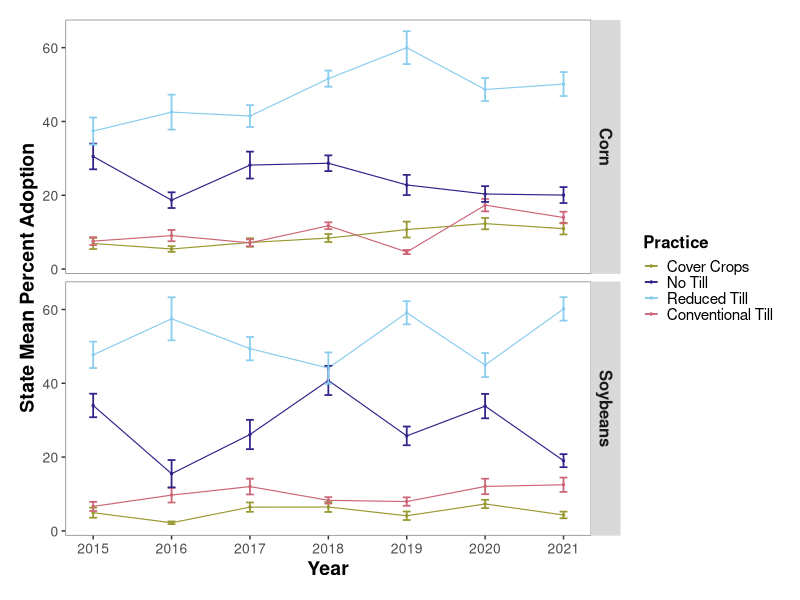
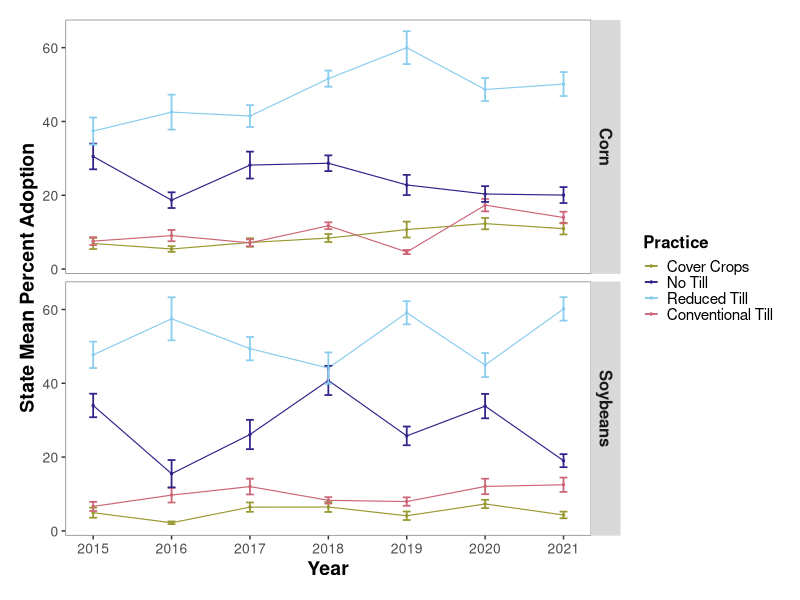

Write the R code that produced these figures, in order. (Note: this script raises an error after producing the figures.)
# OpTIS adoption rate information for Illinois and New York aggregated by counties 2015-2021.
# Data shared with AFT from Regrow analysis.
# Column "kpi_name" gives different types of land use areas, with "area" meaning the 
# analyzed acres of the county, tillage type/ cover crop / etc.
# units are ACRES

# load packages
library(reshape2) # for dcast()
library(ggplot2)
library(dplyr)


# to update data, run "download data.R"


# standard error
se <- function(x){sd(x)/(sqrt(length(x)))}

# load the data
datny <- read.csv("data/optis/datny_cleanlong.csv")




# what are the state average adoption rates by year and crop
means_cropyear <- datny %>% 
                group_by(year, crop_name, variable) %>%
                summarize(Mean = mean(value), se=se(value))
                          

# # what are the state average adoption rates by year (across all crops)
means_year <- datny%>%
              group_by(year, variable) %>%
              summarize(Mean = mean(value))

# what are the state average adoption rates across all available years (2015-2021) per crop?
means_crop <- datny%>%
                    group_by(crop_name, variable) %>%
                    summarize(Mean = mean(value), se=se(value))

# what are the state average adoption rates across MOST RECENT 4 YEARS 2018-2021?  
# note results not all that different between means_crop and means_crop_1821, means_crop_1821 a little higher in some cases
# for now, will report most recent data:
means_crop_1821 <- datny%>%
              filter(year>2017) %>%
              group_by(crop_name, variable) %>%
              summarize(Mean = mean(value), se=se(value))

means_1821 <- datny%>%  # across all acrops
  filter(year>2017) %>%
  group_by(variable) %>%
  summarize(Mean = mean(value), se=se(value))

# variable  Mean    se
# <chr>    <dbl> <dbl>
# 1 perc_cc   8.61 0.551
# 2 perc_ct  11.9  0.630
# 3 perc_nt  25.8  1.04 
# 4 perc_rt  51.8  1.23 

means_1821[means_1821$variable=="perc_nt", "Mean"] + means_1821[means_1821$variable=="perc_rt", "Mean"] #77.6
(means_1821[means_1821$variable=="perc_nt", "se"] + means_1821[means_1821$variable=="perc_rt", "se"])/2 # 1.14


# what are the state average adoption rates across all years and crops
means_global <- datny%>%
                group_by(variable) %>%
                summarize(Mean = mean(value), se = se(value))


# plots for mean adoption rates

windows(xpinch=200, ypinch=200, width=5, height=5)


# State mean change over time
# facet by crop

pal4 <- c("#999933", "#332288", "#88ccee",  "#cc6677")


ggplot(data=means_cropyear, aes(x=year, y=Mean, group=variable)) +
  geom_line(aes(color=variable), linewidth=0.4) +
  geom_point(aes(color=variable), size=0.5) +
  geom_errorbar(aes(ymin=Mean-se, ymax=Mean+se, color=variable), width=0.1, linewidth=0.6) +
  scale_color_manual(values=pal4, 
                     name="Practice",
                     breaks=c("perc_cc", "perc_nt", "perc_rt", "perc_ct"),
                     labels=c("Cover Crops", "No Till", "Reduced Till", "Conventional Till")) +
  facet_grid(rows=vars(crop_name)) + 
  scale_x_continuous(breaks=seq(2015,2021, 1), name="Year") +
  ylab("State Mean Percent Adoption") +
  theme(
        panel.grid.minor=element_blank(), 
        panel.grid.major=element_blank() ,
        axis.text.x=element_text(size=10),
        axis.text.y=element_text(size=10),
        axis.title.x=element_text(size=14, face="bold"),
        axis.title.y=element_text(size=14, face="bold"),
        panel.background = element_rect(fill = 'white') ,
        panel.border=element_rect(color="grey50", fill=NA, linewidth=0.5),
        strip.text=element_text(size=12, face="bold"),
        legend.text=element_text(size=11),
        legend.title=element_text(size=12, face="bold"),
        plot.margin = unit(c(0.5,0.5,0.5,0.5), "cm"),
        legend.key=element_rect(fill="white"),
        legend.key.size = unit(0.4, "cm")
  )	 

ggsave("plots/state_rates_15-21_NY.png", width=6, height=4, dpi=300)


library(lme4)
# rate of change - all practices together
summary(lm(value~year*variable + county + crop_name, data=datny))
mem <- lmer(value~year*variable + crop_name + (1|county), data=datny)
isSingular(mem)
summary(lm(value~year, data=datny))
summary(lm(value~year*variable, data=datny))
summary(lm(value~year + crop_name, data=datny))
summary(lm(value~year + county, data=datny))
summary(lm(value~year*variable + crop_name, data=datny)) # no improvement with crop_name
summary(lm(value~year*variable + county, data=datny)) # no improvement with county

# rate of change - cover crops
summary(lm(value~year, data=datny[datny$variable %in% "perc_cc",])) # R2 only 0.04, p is sig., slope=0.71
summary(lm(value~year + county, data=datny[datny$variable %in% "perc_cc",])) # improves R2 to 0.45, slope=0.49
# Call:
#   lm(formula = value ~ year + county, data = datny[datny$variable %in% 
#                                                      "perc_cc", ])
# 
# Residuals:
#   Min       1Q   Median       3Q      Max 
# -12.4227  -3.0766  -0.6906   2.4074  17.7418 
# 
# Coefficients:
#   Estimate Std. Error t value Pr(>|t|)    
# (Intercept)       -941.9543   295.1986  -3.191 0.001574 ** 
#   year                 0.4861     0.1461   3.327 0.000991 ***
#   countyAllegany     -35.2726     5.5853  -6.315 1.01e-09 ***
#   countyBroome       -30.8253     5.6398  -5.466 9.95e-08 ***
#   countyCattaraugus  -34.4396     5.4400  -6.331 9.25e-10 ***
#   countyCayuga       -29.1709     5.4582  -5.344 1.84e-07 ***
#   countyChautauqua   -32.8586     5.4809  -5.995 6.03e-09 ***
#   countyChemung      -31.2783     5.5417  -5.644 3.95e-08 ***
#   countyChenango     -29.8164     5.7212  -5.212 3.56e-07 ***
#   countyClinton      -36.7966     6.0539  -6.078 3.82e-09 ***
#   countyColumbia     -28.0567     5.4781  -5.122 5.53e-07 ***
#   countyCortland     -31.7973     5.4809  -5.802 1.72e-08 ***
#   countyDelaware     -12.9795     6.0258  -2.154 0.032067 *  
#   countyDutchess     -28.9079     5.6407  -5.125 5.45e-07 ***
#   countyErie         -33.2876     5.4094  -6.154 2.51e-09 ***
#   countyFranklin     -36.3657     6.0258  -6.035 4.85e-09 ***
#   countyFulton       -36.7273     6.0327  -6.088 3.62e-09 ***
#   countyGenesee      -33.3265     5.4575  -6.107 3.26e-09 ***
#   countyHerkimer     -35.4562     5.5374  -6.403 6.12e-10 ***
#   countyJefferson    -30.7542     5.4094  -5.685 3.18e-08 ***
#   countyLewis        -32.0727     5.5068  -5.824 1.52e-08 ***
#   countyLivingston   -35.8876     5.4094  -6.634 1.60e-10 ***
#   countyMadison      -33.0956     5.4094  -6.118 3.06e-09 ***
#   countyMontgomery   -32.5864     5.5393  -5.883 1.11e-08 ***
#   countyOneida       -33.9192     5.4400  -6.235 1.59e-09 ***
#   countyOnondaga     -29.1148     5.4094  -5.382 1.52e-07 ***
#   countyOntario      -34.5744     5.4232  -6.375 7.18e-10 ***
#   countyOrange       -31.1571     5.5379  -5.626 4.34e-08 ***
#   countyOswego       -33.4570     5.5400  -6.039 4.74e-09 ***
#   countyOtsego       -36.4511     5.5386  -6.581 2.18e-10 ***
#   countyRensselaer   -24.0225     5.5812  -4.304 2.29e-05 ***
#   countySaratoga     -25.4981     5.5863  -4.564 7.41e-06 ***
#   countySchoharie    -31.3813     5.7255  -5.481 9.20e-08 ***
#   countySchuyler     -37.8028     6.3916  -5.914 9.36e-09 ***
#   countySeneca       -37.2775     7.3813  -5.050 7.81e-07 ***
#   countySteuben      -36.1421     5.4569  -6.623 1.70e-10 ***
#   countySuffolk        4.3744     6.3912   0.684 0.494237    
# countySullivan     -24.6540     6.0327  -4.087 5.67e-05 ***
#   countyTioga        -32.5996     5.5874  -5.834 1.44e-08 ***
#   countyTompkins     -31.7821     5.4239  -5.860 1.26e-08 ***
#   countyUlster       -32.5760     6.3949  -5.094 6.32e-07 ***
#   countyWashington   -22.0530     5.6407  -3.910 0.000115 ***
#   countyWyoming      -33.3143     5.4094  -6.159 2.44e-09 ***
#   ---
#   Signif. codes:  0 ‘***’ 0.001 ‘**’ 0.01 ‘*’ 0.05 ‘.’ 0.1 ‘ ’ 1
# 
# Residual standard error: 5.218 on 290 degrees of freedom
# Multiple R-squared:  0.5229,	Adjusted R-squared:  0.4538 
# F-statistic: 7.567 on 42 and 290 DF,  p-value: < 2.2e-16

# slope means that cc adoption is increasing by 0.5% per year (percent data are in %, not decimal, so 0.5 is not 50% it's 0.5%). trend is significant (i.e. not zero)
# 0.48% +/-0.14
# which looks about right given the plot above.
# at this rate we will reach 50% adoption in year ___?
# according to means_1821 NY cover crop adoption is at 8.6% (+/- 0.6).
# increasing by 0.5% per year
(50-8.6)/0.5  # 82.8 years to get to 50%.
2024 + 83 # 2066

# rate of change - no till
# summary(lm(value~year, data=datny[datny$variable %in% "perc_nt",])) # R2 only 0.02, p is sig., slope=-1.53
summary(lm(value~year + county, data=datny[datny$variable %in% "perc_nt",])) # improves R2 to 0.5, slope=-1.53

# Call:
#   lm(formula = value ~ year + county, data = datny[datny$variable %in% 
#                                                      "perc_nt", ])
# 
# Residuals:
#   Min      1Q  Median      3Q     Max 
# -33.511  -6.999  -0.606   7.260  38.771 
# 
# Coefficients:
#   Estimate Std. Error t value Pr(>|t|)    
# (Intercept)       1646.9891   703.7547   2.340 0.019992 *  
#   year                -0.8051     0.3487  -2.309 0.021715 *  
#   countyBroome         1.1276     6.2622   0.180 0.857237    
# countyCattaraugus   -0.3889     5.1902  -0.075 0.940319    
# countyCayuga        17.8050     5.2960   3.362 0.000885 ***
#   countyChautauqua     3.0314     5.2959   0.572 0.567521    
# countyChemung        2.3739     5.5697   0.426 0.670288    
# countyChenango       0.5856     6.6396   0.088 0.929785    
# countyCortland       3.6937     5.2960   0.697 0.486118    
# countyDelaware      -4.5468     7.9975  -0.569 0.570144    
# countyErie          12.6201     5.0186   2.515 0.012491 *  
#   countyFranklin     -19.3569     9.4259  -2.054 0.040972 *  
#   countyFulton       -15.9407     6.6499  -2.397 0.017198 *  
#   countyGenesee        6.9850     5.5714   1.254 0.211012    
# countyHerkimer       0.2275     5.2959   0.043 0.965760    
# countyJefferson     -4.6339     5.0186  -0.923 0.356644    
# countyLewis         -3.6812     5.1900  -0.709 0.478756    
# countyLivingston    11.0066     5.1904   2.121 0.034864 *  
#   countyMadison       -4.3646     5.0186  -0.870 0.385233    
# countyMontgomery   -12.6397     5.7511  -2.198 0.028805 *  
#   countyOneida        -4.0162     5.0186  -0.800 0.424260    
# countyOnondaga      17.1861     5.0186   3.424 0.000711 ***
#   countyOntario       11.5565     5.0984   2.267 0.024194 *  
#   countyOrange       -14.3207     5.7538  -2.489 0.013412 *  
#   countyOswego        16.8290     5.5726   3.020 0.002768 ** 
#   countyOtsego         6.8866     5.4216   1.270 0.205090    
# countySchoharie    -19.3436     6.6396  -2.913 0.003873 ** 
#   countySchuyler      21.0471     9.4014   2.239 0.025983 *  
#   countySeneca        23.6785    12.7525   1.857 0.064424 .  
# countySteuben        0.3441     5.0986   0.067 0.946247    
# countySullivan      -8.0788     7.1743  -1.126 0.261125    
# countyTioga          9.4260     5.5702   1.692 0.091750 .  
# countyTompkins      11.8265     5.0986   2.320 0.021106 *  
#   countyWyoming       15.1043     5.1904   2.910 0.003913 ** 
#   ---
#   Signif. codes:  0 ‘***’ 0.001 ‘**’ 0.01 ‘*’ 0.05 ‘.’ 0.1 ‘ ’ 1
# 
# Residual standard error: 12.12 on 272 degrees of freedom
# Multiple R-squared:  0.4188,	Adjusted R-squared:  0.3483 
# F-statistic:  5.94 on 33 and 272 DF,  p-value: < 2.2e-16



# slope means that nt adoption is DECREASING on average by 0.80% (+/- 0.3) per year.  trend is significant (i.e. not zero)


# rate of change - reduced till
# summary(lm(value~year, data=datny[datny$variable %in% "perc_rt",])) # R2 only 0.02, p is sig., slope=1.21
summary(lm(value~year + county, data=datny[datny$variable %in% "perc_rt",])) # improves R2 to 0.49, slope=1.7

# Call:
#   lm(formula = value ~ year + county, data = datny[datny$variable %in% 
#                                                      "perc_rt", ])
# 
# Residuals:
#   Min      1Q  Median      3Q     Max 
# -41.003  -6.992   0.367   6.442  41.410 
# 
# Coefficients:
#   Estimate Std. Error t value Pr(>|t|)    
# (Intercept)       -3376.4233   740.0735  -4.562 7.64e-06 ***
#   year                  1.6997     0.3667   4.635 5.53e-06 ***
#   countyBroome         -6.1443     6.6091  -0.930  0.35336    
# countyCattaraugus    -3.6518     5.4776  -0.667  0.50554    
# countyCayuga         -4.9026     5.5894  -0.877  0.38119    
# countyChautauqua     -1.0075     5.5893  -0.180  0.85708    
# countyChemung         2.0080     5.8782   0.342  0.73291    
# countyChenango       -1.2711     7.0074  -0.181  0.85619    
# countyCortland       -0.2168     5.5893  -0.039  0.96908    
# countyDelaware        4.8990     8.4403   0.580  0.56210    
# countyErie          -15.4210     5.2965  -2.912  0.00389 ** 
#   countyFranklin      -52.2401     8.4605  -6.175 2.38e-09 ***
#   countyFulton        -31.1836     6.6077  -4.719 3.78e-06 ***
#   countyGenesee        -2.5290     5.8799  -0.430  0.66745    
# countyHerkimer       11.0095     5.5893   1.970  0.04987 *  
#   countyJefferson      11.2028     5.2965   2.115  0.03532 *  
#   countyLewis          10.7820     5.5916   1.928  0.05486 .  
# countyLivingston     -5.2799     5.4779  -0.964  0.33597    
# countyMadison         1.2139     5.2965   0.229  0.81889    
# countyMontgomery    -17.6275     6.0696  -2.904  0.00398 ** 
#   countyOneida          2.4093     5.2965   0.455  0.64956    
# countyOnondaga       -4.3035     5.2965  -0.813  0.41721    
# countyOntario        -6.7629     5.3807  -1.257  0.20987    
# countyOrange        -46.7001     5.8789  -7.944 5.11e-14 ***
#   countyOswego         -6.1544     5.8812  -1.046  0.29628    
# countyOtsego          1.4047     5.7218   0.245  0.80626    
# countySchoharie     -44.2886     7.0074  -6.320 1.05e-09 ***
#   countySchuyler      -14.9361     9.9220  -1.505  0.13338    
# countySeneca        -19.5591    13.4585  -1.453  0.14729    
# countySteuben        -3.9124     5.3810  -0.727  0.46781    
# countySullivan       12.4616     7.5716   1.646  0.10095    
# countyTioga          -7.1891     5.8787  -1.223  0.22242    
# countyTompkins       -2.2861     5.3810  -0.425  0.67128    
# countyWyoming        -1.0618     5.4779  -0.194  0.84645    
# ---
#   Signif. codes:  0 ‘***’ 0.001 ‘**’ 0.01 ‘*’ 0.05 ‘.’ 0.1 ‘ ’ 1
# 
# Residual standard error: 12.79 on 274 degrees of freedom
# Multiple R-squared:  0.5478,	Adjusted R-squared:  0.4933 
# F-statistic: 10.06 on 33 and 274 DF,  p-value: < 2.2e-16

# slope means that rt adoption is increasing on average by 1.7% (+/-0.4) per year.  trend is significant (i.e. not zero)
# which looks about right given the plot above.
# at this rate we will reach 50% adoption in year ___?

# according to means_1821 rt adoption is at 51.7 (+/- 1.2)
# increasing by 1.7% per year


# rate of change - conventional till
summary(lm(value~year + county, data=datny[datny$variable %in% "perc_ct",])) # improves R2 to 0.30, slope=1.12

# Call:
#   lm(formula = value ~ year + county, data = datny[datny$variable %in% 
#                                                      "perc_ct", ])
# 
# Residuals:
#   Min      1Q  Median      3Q     Max 
# -15.033  -3.827  -1.008   2.903  25.249 
# 
# Coefficients:
#   Estimate Std. Error t value Pr(>|t|)    
# (Intercept)       -2251.9374   392.1329  -5.743 2.60e-08 ***
#   year                  1.1228     0.1943   5.777 2.17e-08 ***
#   countyBroome          7.3783     3.6840   2.003  0.04624 *  
#   countyCattaraugus    -1.0363     3.1455  -0.329  0.74209    
# countyCayuga         -6.9427     3.1980  -2.171  0.03084 *  
#   countyChautauqua      1.3824     3.1983   0.432  0.66595    
# countyChemung         4.4590     3.3350   1.337  0.18238    
# countyChenango       -6.3920     3.8747  -1.650  0.10022    
# countyCortland       -2.7889     3.1988  -0.872  0.38410    
# countyDelaware       -1.5170     4.5794  -0.331  0.74071    
# countyErie           -6.8526     3.0619  -2.238  0.02607 *  
#   countyFranklin      -14.7930     4.5919  -3.222  0.00144 ** 
#   countyFulton        -10.0340     5.3043  -1.892  0.05965 .  
# countyGenesee        -2.3228     3.3368  -0.696  0.48697    
# countyHerkimer       -6.8874     3.2618  -2.112  0.03568 *  
#   countyJefferson       1.6784     3.0619   0.548  0.58405    
# countyLewis          -1.2061     3.2016  -0.377  0.70668    
# countyLivingston     -2.6337     3.1476  -0.837  0.40350    
# countyMadison        -4.9914     3.0619  -1.630  0.10428    
# countyMontgomery    -10.0835     3.4261  -2.943  0.00354 ** 
#   countyOneida         -4.2883     3.0619  -1.401  0.16254    
# countyOnondaga       -6.9712     3.0619  -2.277  0.02362 *  
#   countyOntario        -4.3600     3.1009  -1.406  0.16091    
# countyOrange        -12.3236     4.1479  -2.971  0.00325 ** 
#   countyOswego         -6.4035     3.3379  -1.918  0.05616 .  
# countyOtsego         -7.2654     3.2618  -2.227  0.02678 *  
#   countySchoharie     -11.3261     4.1479  -2.731  0.00676 ** 
#   countySchuyler        0.1892     5.3138   0.036  0.97162    
# countySeneca         -3.4476     7.0987  -0.486  0.62761    
# countySteuben         1.7405     3.1006   0.561  0.57505    
# countySullivan        2.1254     4.1500   0.512  0.60899    
# countyTioga           1.0671     3.3328   0.320  0.74910    
# countyTompkins       -3.0532     3.1006  -0.985  0.32569    
# countyWyoming        -9.7692     3.1993  -3.054  0.00250 ** 
#   ---
#   Signif. codes:  0 ‘***’ 0.001 ‘**’ 0.01 ‘*’ 0.05 ‘.’ 0.1 ‘ ’ 1
# 
# Residual standard error: 6.613 on 259 degrees of freedom
# Multiple R-squared:  0.3783,	Adjusted R-squared:  0.2991 
# F-statistic: 4.777 on 33 and 259 DF,  p-value: 1.785e-13



# slope means that ct adoption is increasing on average by 1.1% (+/-0.2) per year.  trend is significant (i.e. not zero)
# which looks about right given the plot above.
# at this rate we will reach 50% adoption in year ___?
# according to means_global NY conventional till adoption is at 15.3% (+/-0.36).
# According to means_1821 conventional till adoption is at 17.0% (+/- 0.50)
# increasing by 0.78% per year
(50-17)/0.78  # 42 years to get to 50% adoption
2023+42 # 2065














# which counties have at least 5 years of consecutive measurements?
# work with a subset of data
subs <- datw[,c(1,2,5,4)]
# 
subs <- subs %>%
  group_by(state, county, crop_name) %>%
  mutate(con_yrs = cumsum(c(1, diff(year)>1))) %>%  # make col that is "1" for consecutive years, 2 if non-consecutive years
  group_by(state, county, crop_name, con_yrs) %>% # group by new column
  mutate(start = min(year), end = max(year), diff=end - start) # list first and last year of consecutive groups

# join back together with rest of data
datw2 <- left_join(datw, subs) %>%
  filter(diff>4) # only keep county-crop-years with at least 5 years consecutive data 2015-2021
# removes 102 county-crop-years
ggplot(data=datw2, aes(y=perc_cc, x=year, group=county)) +
  geom_line(aes(color=county), show.legend=F) + #, position="jitter", size=0.5) +
  facet_grid(rows=vars(crop_name), cols=vars(state))
unique(datw2$diff)

sum(is.na(datw$perc_cc))
sum(is.na(datw$acres))
sum(is.na(datw$cc.acres))
test <- datw[rowSums(is.na(datw))>0,]
# turns out that we create NAs for counties where certain kpi_names are not measured
# for that county that year that crop
# so need to do the subs code above for each kpi_name